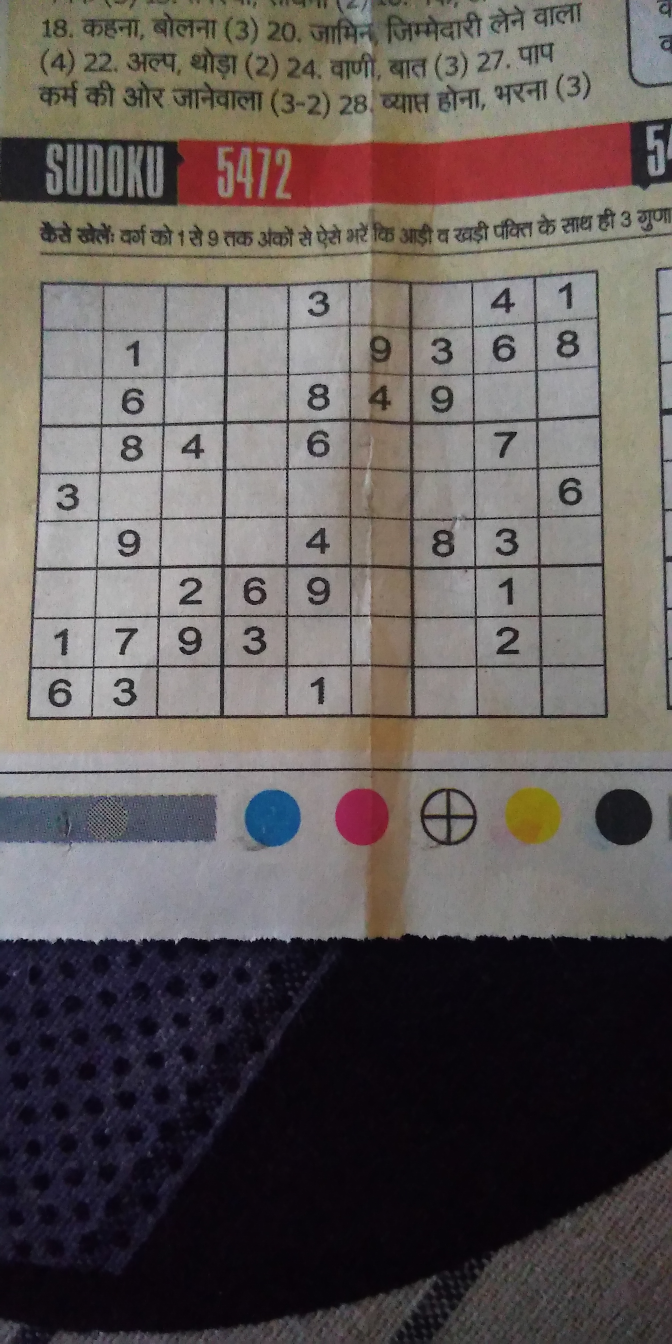
#> input picture dataset/image1.jpg, 2016 x 4032 px (shown at 1/3 size)
$ python -i extract.py   (imports and definitions only)
#> lines starting #> are read from the running program, lines starting #| are printed output that depends on the picture; after the words box and inside, x2 and y2 are one past the last pixel; in counts of white or black regions, pixels touching at a corner belong together
#> (reads models/model.json from the repository)
#> further down, picture is the input picture: shape (4032, 2016, 3); mean B, G, R 91.3, 93.5, 100.4
import cv2, sys
import numpy as np
from imutils.perspective import four_point_transform
from classifier import ocr

# (9*9) grid
grid = np.zeros((9, 9), dtype=int)

## searching and getting the puzzle
def find_puzzle(img, draw_contours=False):
    '''Finds the biggest object in the image and returns its 4 corners (to crop it)'''
#> called with draw_contours = False

    # Preprocessing:
    gray = cv2.cvtColor(img, cv2.COLOR_BGR2GRAY)
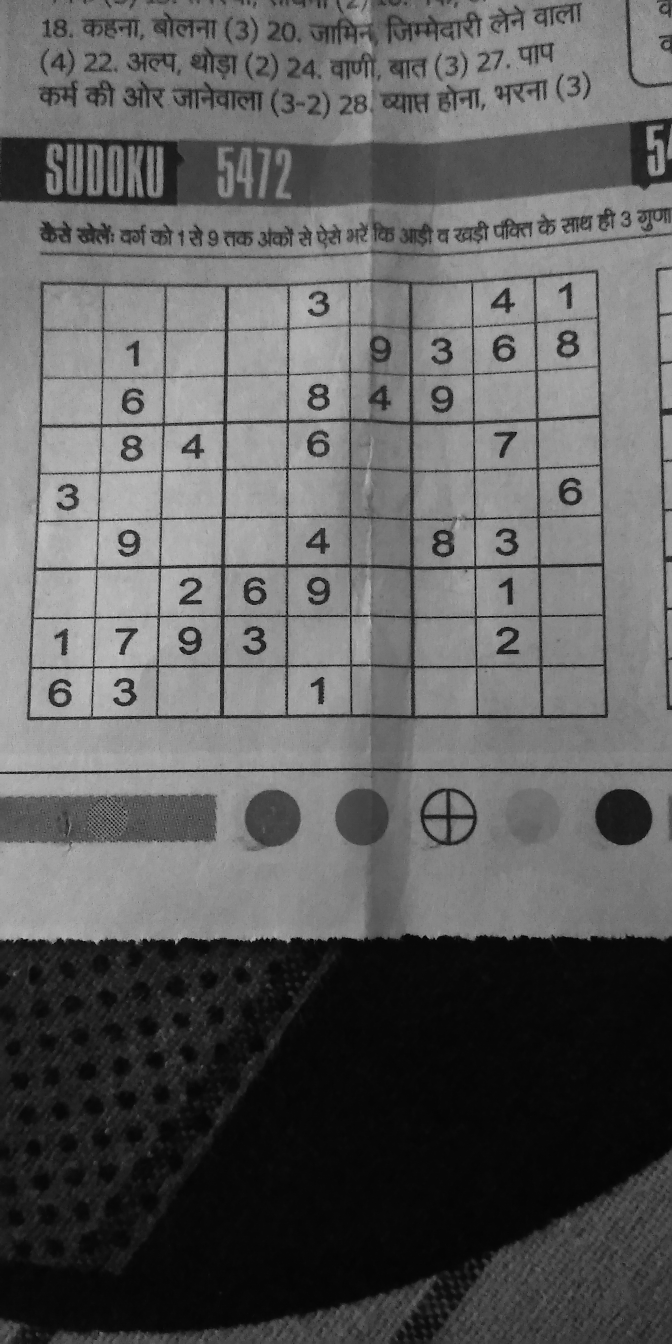
#> gray: shape (4032, 2016) (shown at 1/3 size); min 0, max 209, mean 95.3
    edges = cv2.GaussianBlur(gray, (5, 5), 0)
    kernel = np.ones((3, 3), np.uint8)
    edges = cv2.morphologyEx(edges, cv2.MORPH_OPEN, kernel)
    edges = cv2.adaptiveThreshold(edges, 255, cv2.ADAPTIVE_THRESH_GAUSSIAN_C, cv2.THRESH_BINARY, 11, 2)
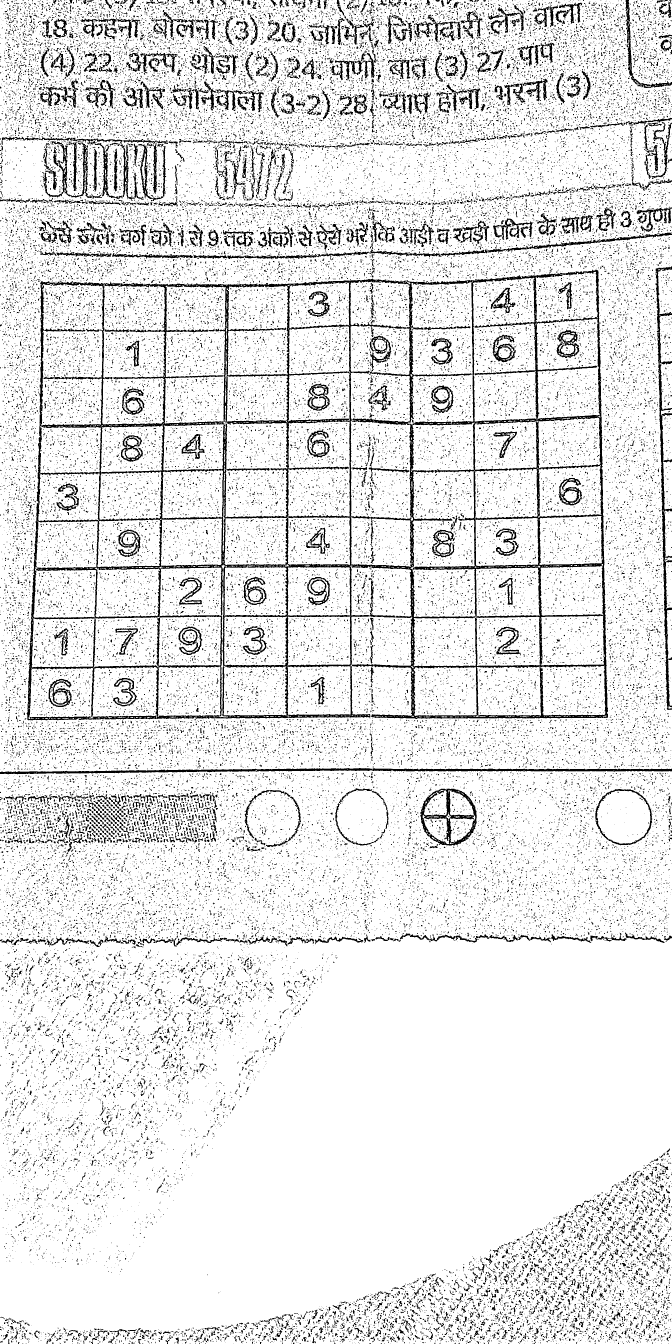
#> edges: shape (4032, 2016) (shown at 1/3 size); 89.3% white; 56366 black regions (52643 under 20 px), largest, box (x1, y1, x2, y2) and area: (80, 809, 1824, 2161) 182386, (0, 2304, 2016, 2323) 13393, (1966, 799, 2016, 2130) 11179

    # Get contours:
    contours, _ = cv2.findContours(edges, cv2.RETR_TREE, cv2.CHAIN_APPROX_SIMPLE)
#> contours = 64621 contours

    # Extracting the image of what we think might be a sudoku:
    topbottom_edges = (0, img.shape[0]-1)
#> topbottom_edges = (0, 4031)
    leftright_edges = (0, img.shape[1]-1)
#> leftright_edges = (0, 2015)

    # NOTE change this to 0?
    # NOTE in my webcam contours[0] is always the whole image, so i just ignore it
    if len(contours) > 1:
        conts = sorted(contours, key=cv2.contourArea, reverse=True)
#> conts = 64621 contours

        # Loops through the found objects
        # for something with at least 4 corners and kinda big (>10_000 pixels)
        # NOTE change the 10000 if different webcam
        for cnt in conts:

            epsilon = 0.04*cv2.arcLength(cnt, True)
            cnt = cv2.approxPolyDP(cnt, epsilon, True)

            # Searching for rectangle (more than 3 cnts)
            if len(cnt) > 3:
                # Gets the 4 corners of the object (assume it's a square)
                topleft =       min(cnt, key=lambda x: x[0,0]+x[0,1])
                bottomright =   max(cnt, key=lambda x: x[0,0]+x[0,1])
                topright =      max(cnt, key=lambda x: x[0,0]-x[0,1])
                bottomleft =    min(cnt, key=lambda x: x[0,0]-x[0,1])
                corners = (topleft, topright, bottomleft, bottomright)

                # Sometimes it finds 'objects' which are just parts of the screen
                # Ignore those
                badobject = False
                for corner in corners:
                    if corner[0][0] in leftright_edges or corner[0][1] in topbottom_edges:
                        badobject = True

                if badobject is True:
                    continue

            else:
                # If it has less than 4 corners its not a sudoku
                return edges, None


            # NOTE edit this for different webcams, I found at least size 10k is good
            if cv2.contourArea(cnt) > 10000:
                rect = cv2.minAreaRect(cnt)
                box = cv2.boxPoints(rect)
                box = np.int0(box)
                if draw_contours is True:
                    cv2.drawContours(edges, [box], 0, (0,255,0), 2)

                # Returns the 4 corners of an object with 4+ corners and area of >10k
                # perspective transform
                cnt = np.array([corners[0], corners[1], corners[2], corners[3]]).reshape(4, 2)
                cropped = four_point_transform(img, cnt)
                return edges, cropped

            else:
                return edges, None
#> this loop made 3 passes
#> (epsilon, corners, rect, box) on pass 3: (345.4, ([[125, 842]], [[1795, 812]], [[81, 2158]], [[1821, 2154]]), ((949.5, 1485), (1740, 1342.1), -0.132), [[80, 2158], [77, 815], [1817, 811], [1821, 2154]])
#> (epsilon, corners) on passes 1 to 2: (638.5, ([[0, 0]], [[1876, 0]], [[0, 2315]], [[2015, 2305]])), (342, ([[0, 2322]], [[2015, 2314]], [[0, 4031]], [[2015, 4031]]))
#> pass 3, in find_puzzle, `cropped = four_point_transform(img, cnt)`:
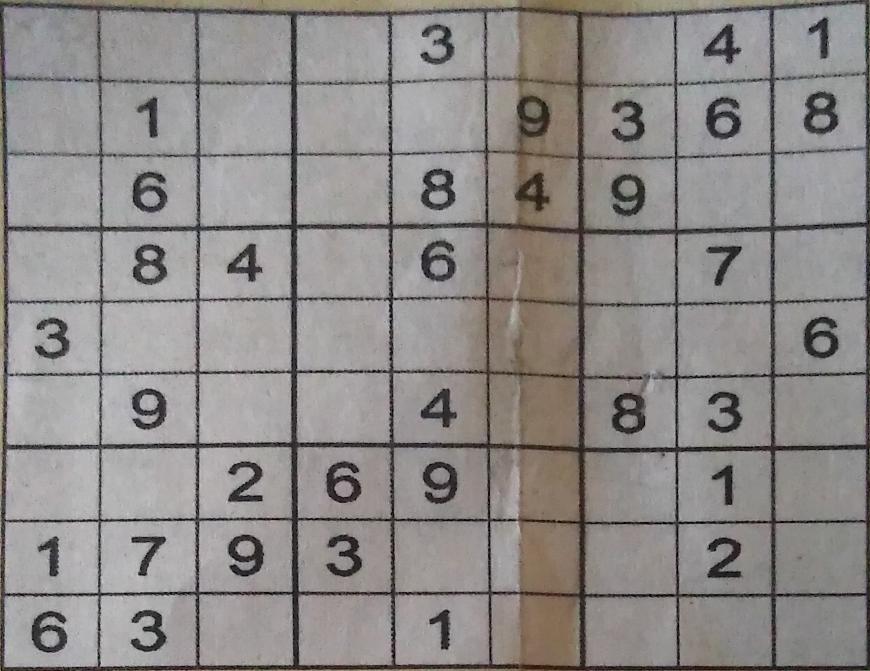
#> cropped: shape (1342, 1740, 3) (shown at 1/2 size); mean B, G, R 136.7, 138.4, 142.3
    return edges, None


## extracting (OCR) digits from the image
# returns a matrix of digits
def extract_digits(puzzle, debug=False):
    # divide the cropped image into 81 small squares
    y = round(puzzle.shape[0] / 9)
    x = round(puzzle.shape[1] / 9)
    coords = []
    for i in range(9):
        row = []
        for j in range(9):
            startX = j*x
            startY = i*y
            endX = (j+1)*x
            endY = (i+1)*y
            row.append((startX, startY, endX, endY))
            cell = puzzle[startY:endY, startX:endX]

            # ocr on 81 squares for digit recognition
            digit = ocr(cell, debug)
            grid[i][j] = digit
        # recording coordinates for each cell
        coords.append(row)

# return puzzle grid
    print("\n################ Sudoku puzzle ###################\n")
    # print(grid)
    return grid, coords


def extract_puzzle(imgPath, debug=False):
    im = cv2.imread(imgPath, cv2.IMREAD_COLOR)
    if im is not None:
        _, cropped = find_puzzle(im)
        # if puzzle found
        if cropped is not None:
            grid, coords = extract_digits(cropped, debug)
            return cropped, [coords, grid]
        else:
            print("Puzzle not found!!!")
            sys.exit()
    else:
        print("No image found!!!")
        sys.exit()


>>> import cv2
>>> picture = cv2.imread('dataset/image1.jpg')
>>> result = find_puzzle(picture)
